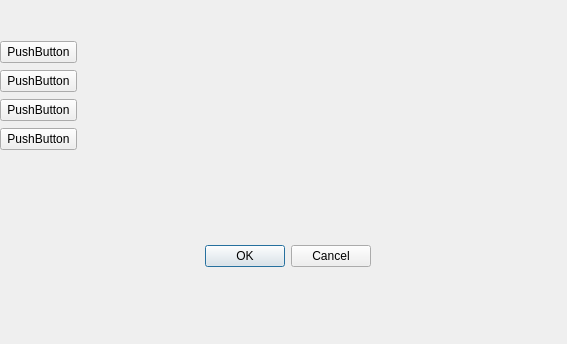
<?xml version="1.0" encoding="UTF-8"?>
<ui version="4.0">
 <class>Dialog</class>
 <widget class="QDialog" name="Dialog">
  <property name="geometry">
   <rect>
    <x>0</x>
    <y>0</y>
    <width>567</width>
    <height>344</height>
   </rect>
  </property>
  <property name="windowTitle">
   <string>Dialog</string>
  </property>
  <widget class="QDialogButtonBox" name="buttonBox">
   <property name="geometry">
    <rect>
     <x>30</x>
     <y>240</y>
     <width>341</width>
     <height>32</height>
    </rect>
   </property>
   <property name="orientation">
    <enum>Qt::Horizontal</enum>
   </property>
   <property name="standardButtons">
    <set>QDialogButtonBox::Cancel|QDialogButtonBox::Ok</set>
   </property>
  </widget>
  <widget class="QWidget" name="">
   <property name="geometry">
    <rect>
     <x>0</x>
     <y>40</y>
     <width>77</width>
     <height>112</height>
    </rect>
   </property>
   <layout class="QGridLayout" name="gridLayout">
    <item row="0" column="0">
     <widget class="QPushButton" name="pushButton">
      <property name="text">
       <string>PushButton</string>
      </property>
     </widget>
    </item>
    <item row="1" column="0">
     <widget class="QPushButton" name="pushButton_2">
      <property name="text">
       <string>PushButton</string>
      </property>
     </widget>
    </item>
    <item row="2" column="0">
     <widget class="QPushButton" name="pushButton_3">
      <property name="text">
       <string>PushButton</string>
      </property>
     </widget>
    </item>
    <item row="3" column="0">
     <widget class="QPushButton" name="pushButton_4">
      <property name="text">
       <string>PushButton</string>
      </property>
     </widget>
    </item>
   </layout>
  </widget>
 </widget>
 <resources/>
 <connections>
  <connection>
   <sender>buttonBox</sender>
   <signal>accepted()</signal>
   <receiver>Dialog</receiver>
   <slot>accept()</slot>
   <hints>
    <hint type="sourcelabel">
     <x>248</x>
     <y>254</y>
    </hint>
    <hint type="destinationlabel">
     <x>157</x>
     <y>274</y>
    </hint>
   </hints>
  </connection>
  <connection>
   <sender>buttonBox</sender>
   <signal>rejected()</signal>
   <receiver>Dialog</receiver>
   <slot>reject()</slot>
   <hints>
    <hint type="sourcelabel">
     <x>316</x>
     <y>260</y>
    </hint>
    <hint type="destinationlabel">
     <x>286</x>
     <y>274</y>
    </hint>
   </hints>
  </connection>
 </connections>
</ui>
